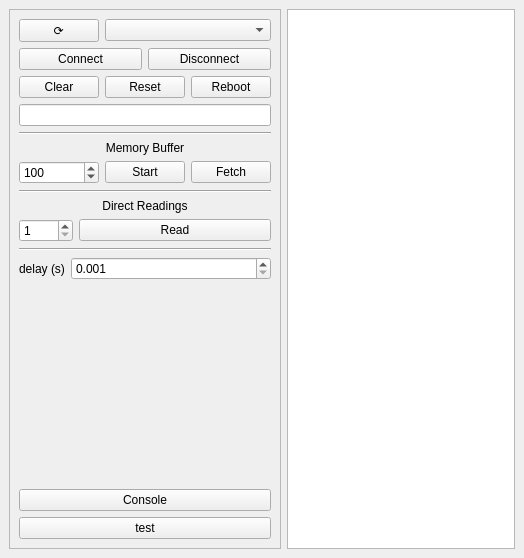
<?xml version="1.0" encoding="UTF-8"?>
<ui version="4.0">
 <class>MainWindow</class>
 <widget class="QMainWindow" name="MainWindow">
  <property name="geometry">
   <rect>
    <x>0</x>
    <y>0</y>
    <width>524</width>
    <height>558</height>
   </rect>
  </property>
  <property name="windowTitle">
   <string>Digital Multimeter Viewer</string>
  </property>
  <widget class="QWidget" name="centralwidget">
   <layout class="QHBoxLayout" name="horizontalLayout">
    <item>
     <widget class="QFrame" name="frame">
      <property name="sizePolicy">
       <sizepolicy hsizetype="Fixed" vsizetype="Preferred">
        <horstretch>0</horstretch>
        <verstretch>0</verstretch>
       </sizepolicy>
      </property>
      <property name="frameShape">
       <enum>QFrame::StyledPanel</enum>
      </property>
      <property name="frameShadow">
       <enum>QFrame::Raised</enum>
      </property>
      <layout class="QVBoxLayout" name="verticalLayout">
       <item>
        <layout class="QHBoxLayout" name="horizontalLayout_4">
         <item>
          <widget class="QPushButton" name="btn_refreshDev">
           <property name="sizePolicy">
            <sizepolicy hsizetype="Fixed" vsizetype="Fixed">
             <horstretch>0</horstretch>
             <verstretch>0</verstretch>
            </sizepolicy>
           </property>
           <property name="text">
            <string>⟳</string>
           </property>
          </widget>
         </item>
         <item>
          <widget class="QComboBox" name="combo_dev"/>
         </item>
        </layout>
       </item>
       <item>
        <layout class="QHBoxLayout" name="horizontalLayout_3">
         <item>
          <widget class="QPushButton" name="btn_connect">
           <property name="text">
            <string>Connect</string>
           </property>
          </widget>
         </item>
         <item>
          <widget class="QPushButton" name="btn_disconnect">
           <property name="text">
            <string>Disconnect</string>
           </property>
          </widget>
         </item>
        </layout>
       </item>
       <item>
        <layout class="QHBoxLayout" name="horizontalLayout_5">
         <item>
          <widget class="QPushButton" name="btn_clear">
           <property name="text">
            <string>Clear</string>
           </property>
          </widget>
         </item>
         <item>
          <widget class="QPushButton" name="btn_reset">
           <property name="text">
            <string>Reset</string>
           </property>
          </widget>
         </item>
         <item>
          <widget class="QPushButton" name="btn_reboot">
           <property name="text">
            <string>Reboot</string>
           </property>
          </widget>
         </item>
        </layout>
       </item>
       <item>
        <widget class="QLineEdit" name="txt_identity">
         <property name="readOnly">
          <bool>true</bool>
         </property>
        </widget>
       </item>
       <item>
        <widget class="Line" name="line_3">
         <property name="orientation">
          <enum>Qt::Horizontal</enum>
         </property>
        </widget>
       </item>
       <item>
        <widget class="QLabel" name="label">
         <property name="text">
          <string>Memory Buffer</string>
         </property>
         <property name="alignment">
          <set>Qt::AlignCenter</set>
         </property>
        </widget>
       </item>
       <item>
        <layout class="QHBoxLayout" name="horizontalLayout_2">
         <item>
          <widget class="QSpinBox" name="combo_numBuffer">
           <property name="minimum">
            <number>1</number>
           </property>
           <property name="maximum">
            <number>2000</number>
           </property>
           <property name="value">
            <number>100</number>
           </property>
          </widget>
         </item>
         <item>
          <widget class="QPushButton" name="btn_initTrig">
           <property name="text">
            <string>Start</string>
           </property>
          </widget>
         </item>
         <item>
          <widget class="QPushButton" name="btn_fetchMem">
           <property name="text">
            <string>Fetch</string>
           </property>
          </widget>
         </item>
        </layout>
       </item>
       <item>
        <widget class="Line" name="line">
         <property name="orientation">
          <enum>Qt::Horizontal</enum>
         </property>
        </widget>
       </item>
       <item>
        <widget class="QLabel" name="label_3">
         <property name="text">
          <string>Direct Readings</string>
         </property>
         <property name="alignment">
          <set>Qt::AlignCenter</set>
         </property>
        </widget>
       </item>
       <item>
        <layout class="QFormLayout" name="formLayout_3">
         <item row="1" column="0">
          <widget class="QSpinBox" name="combo_numReadings">
           <property name="minimum">
            <number>1</number>
           </property>
           <property name="maximum">
            <number>2000</number>
           </property>
          </widget>
         </item>
         <item row="1" column="1">
          <widget class="QPushButton" name="btn_readValues">
           <property name="text">
            <string>Read</string>
           </property>
          </widget>
         </item>
        </layout>
       </item>
       <item>
        <widget class="Line" name="line_2">
         <property name="orientation">
          <enum>Qt::Horizontal</enum>
         </property>
        </widget>
       </item>
       <item>
        <layout class="QFormLayout" name="formLayout_2">
         <item row="0" column="1">
          <widget class="QDoubleSpinBox" name="combo_delay">
           <property name="decimals">
            <number>3</number>
           </property>
           <property name="minimum">
            <double>0.001000000000000</double>
           </property>
           <property name="maximum">
            <double>3600.000000000000000</double>
           </property>
          </widget>
         </item>
         <item row="0" column="0">
          <widget class="QLabel" name="label_2">
           <property name="text">
            <string>delay (s)</string>
           </property>
          </widget>
         </item>
        </layout>
       </item>
       <item>
        <spacer name="verticalSpacer">
         <property name="orientation">
          <enum>Qt::Vertical</enum>
         </property>
         <property name="sizeHint" stdset="0">
          <size>
           <width>20</width>
           <height>317</height>
          </size>
         </property>
        </spacer>
       </item>
       <item>
        <widget class="QPushButton" name="btn_console">
         <property name="text">
          <string>Console</string>
         </property>
        </widget>
       </item>
       <item>
        <widget class="QPushButton" name="btn_test">
         <property name="text">
          <string>test</string>
         </property>
        </widget>
       </item>
      </layout>
     </widget>
    </item>
    <item>
     <widget class="TableWidget" name="table_data">
      <property name="sizePolicy">
       <sizepolicy hsizetype="Preferred" vsizetype="Expanding">
        <horstretch>0</horstretch>
        <verstretch>0</verstretch>
       </sizepolicy>
      </property>
     </widget>
    </item>
   </layout>
  </widget>
 </widget>
 <customwidgets>
  <customwidget>
   <class>TableWidget</class>
   <extends>QTableWidget</extends>
   <header>pyqtgraph</header>
  </customwidget>
 </customwidgets>
 <resources/>
 <connections/>
</ui>
